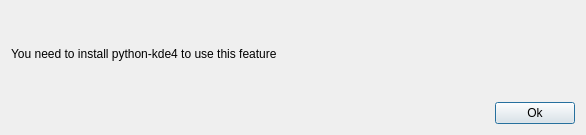
<?xml version="1.0" encoding="UTF-8"?>
<ui version="4.0">
 <class>Dialog</class>
 <widget class="QDialog" name="Dialog">
  <property name="geometry">
   <rect>
    <x>0</x>
    <y>0</y>
    <width>586</width>
    <height>135</height>
   </rect>
  </property>
  <property name="windowTitle">
   <string>Error</string>
  </property>
  <property name="windowIcon">
   <iconset resource="icones.qrc">
    <normaloff>:/all/icones/TeXamator.png</normaloff>:/all/icones/TeXamator.png</iconset>
  </property>
  <layout class="QVBoxLayout" name="verticalLayout">
   <item>
    <widget class="QLabel" name="label">
     <property name="text">
      <string>You need to install python-kde4 to use this feature</string>
     </property>
    </widget>
   </item>
   <item>
    <layout class="QHBoxLayout" name="horizontalLayout">
     <item>
      <spacer name="horizontalSpacer">
       <property name="orientation">
        <enum>Qt::Horizontal</enum>
       </property>
       <property name="sizeHint" stdset="0">
        <size>
         <width>40</width>
         <height>20</height>
        </size>
       </property>
      </spacer>
     </item>
     <item>
      <widget class="QPushButton" name="pushButton_ok">
       <property name="text">
        <string>Ok</string>
       </property>
       <property name="icon">
        <iconset resource="icones.qrc">
         <normaloff>:/all/icones/apply.png</normaloff>:/all/icones/apply.png</iconset>
       </property>
       <property name="default">
        <bool>false</bool>
       </property>
      </widget>
     </item>
    </layout>
   </item>
  </layout>
 </widget>
 <resources>
  <include location="icones.qrc"/>
 </resources>
 <connections>
  <connection>
   <sender>pushButton_ok</sender>
   <signal>clicked()</signal>
   <receiver>Dialog</receiver>
   <slot>accept()</slot>
   <hints>
    <hint type="sourcelabel">
     <x>333</x>
     <y>62</y>
    </hint>
    <hint type="destinationlabel">
     <x>404</x>
     <y>42</y>
    </hint>
   </hints>
  </connection>
 </connections>
</ui>
